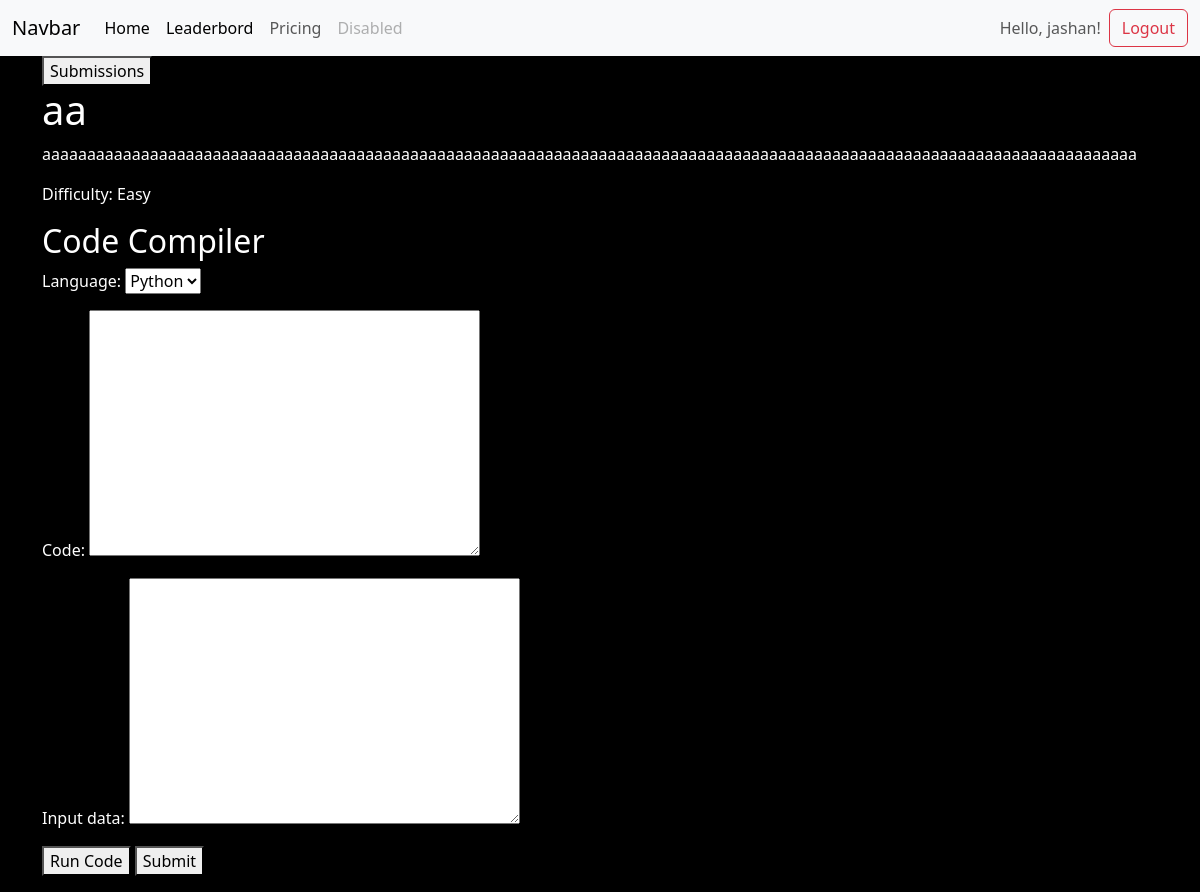
Screenshot of /pages/question/1 (signed in) with the database file from the repository.
### pages/models.py (models this page shows, shortened)
class question_list(models.Model):
   question_id = models.AutoField(primary_key=True)
   question_name = models.CharField(max_length=255)
   question_statement = models.TextField()
   difficulty_choices = [
      ("easy", "Easy"),
      ("mediam", "Mediam"),
      ("hard", "Hard"),
   ]
   difficulty = models.CharField(max_length=6, choices=difficulty_choices, default="easy")

### pages/views.py (the view)
# urls.py: path('question/<int:question_id>', views.q_solve, name = 'question_detail'),
@login_required
def  q_solve(request, question_id):
   question = get_object_or_404(question_list, question_id=question_id)
   form = codesubmissionform(request.POST)
   user = request.user
   if(request.method =='POST'):
         if form.is_valid ():
            language = form.cleaned_data['language']
            code = form.cleaned_data['code']
            if 'action' in request.POST:
               if request.POST['action'] == 'run':
                  input = form.cleaned_data['input_data']
                  output = run_code(language, code, input)
                  return render(request, 'solve_question.html', {'output':output, 'form':form, 'question':question, 'run':True})
               elif request.POST['action'] == 'submit':
                  testcases = testcase.objects.filter(question_id = question_id)
                  tc_passed = True
                  output=""
                  err_input=""
                  exp_output=""
                  for input in testcases:
                     output = run_code(language, code, input.tc_input)
                     if output.strip() != input.tc_output.strip():
                        tc_passed = False
                        err_input = input.tc_input.strip()
                        exp_output=input.tc_output.strip()
                        break
                  wronge_code={
                     'output' : output,
                     'err_input':err_input,
                     'exp_output':exp_output
                  }
                  record = code_record.objects.create(
                     username = user,
                     language = language,
                     code = code
                  )
                  user_check = code_check.objects.filter(username = user, question_id=question).exists()
                  if tc_passed:
                     if not user_check :
                        user_profile = profile.objects.get(user=user)
                        if question.difficulty == 'easy':
                           sum_added = 1
                        elif question.difficulty == 'mediam':
                           sum_added = 2
                        else:
                           sum_added = 3
                        user_profile.points += sum_added
                        user_profile.save()
                        code_check.objects.create(
                           username = user,
                           question_id = question,
                           is_accepted = True
                        )
                        return render(request, 'solve_question.html', {'question': question, 'form':form, 'status':True})
                     else:
                        return render(request, 'solve_question.html', {'question': question, 'form':form, 'status':True})
                  else:
                     if not user_check:
                        user_profile = profile.objects.get(user=user)
                        user_profile.points -= 0.001
                        user_profile.save()
                     return render(request, 'solve_question.html', {'question': question, 'form':form, 'status':False, 'wronge_code':wronge_code})
               return render(request, 'solve_question.html', {'question': question, 'form': form})
         else:
            return render(request, 'solve_question.html', {'question': question, 'form': form, 'errors': form.errors})
   else:
      form = codesubmissionform()
      return render(request, 'solve_question.html', {'question': question, 'form':form})

### compiler/form.py
class codesubmissionform (forms.ModelForm):
   language = forms.ChoiceField(choices=lang_choice)
   class Meta:
      model = CodeSubmission
      fields = ["language", "code", "input_data"]

### pages/templates/solve_question.html (shortened to what this page needs)
{% extends 'base.html' %} {% block title %}Coding Prep {% endblock %}
{% block content %}
<a href={% url 'submissions' %}><button>Submissions</button></a>
<h1>{{ question.question_name }}</h1>
<p>{{ question.question_statement }}</p>
<p>Difficulty: {{ question.get_difficulty_display }}</p>
<h2>Code Compiler</h2>
<form method="POST">
   {% csrf_token %} {{ form.as_p }}
   <button type="submit" name="action" value="run">Run Code</button>
   <button type="submit" name="action" value="submit">Submit</button>
</form>
{% endblock %}

### templates/base.html (shortened to what this page needs)
<!DOCTYPE html>
<html lang="en">
<head>
   <link rel="stylesheet" href="https://cdn.jsdelivr.net/npm/bootstrap@5.3.3/dist/css/bootstrap.min.css" />
</head>
<body>
   <nav class="navbar navbar-expand-lg navbar-light bg-light">
      <div class="container-fluid">
         <a class="navbar-brand" href="#">Navbar</a>
         <div class="collapse navbar-collapse" id="navbarNavAltMarkup">
            <div class="navbar-nav">
               <a class="nav-link active" aria-current="page" href="{% url 'homepage' %}">Home</a>
               <a class="nav-link active" aria-current="page" href="{% url 'leaderbord' %}">Leaderbord</a>
               <a class="nav-link" href="#">Pricing</a>
               <a class="nav-link disabled" href="#" tabindex="-1" aria-disabled="true">Disabled</a>
            </div>
            <div class="navbar-nav ms-auto">
               {% if not request.path == '/account/login/' and not request.path == '/account/register/' %}
               {% if user.is_authenticated %}
               <div class="d-flex align-items-center">
                  <span class="nav-link">Hello, {{ user.username }}!</span>
                  <a class="btn btn-outline-danger" href="{% url 'logout' %}" role="button">Logout</a>
               </div>
               {% else %}
               <a class="btn btn-outline-primary" href="{% url 'user_registration' %}" role="button">Sign
                  In/Register</a>
               {% endif %}
               {%endif%}
            </div>
         </div>
      </div>
   </nav>
   <div class="container">
      {% block content %}{% endblock %}
   </div>
</body>
</html>

### templates/base.html (style rules this page uses)
body { background-color: black; color: white; }

### rows the page displays
question_list: question_name "aa", question_statement "aaaaaaaaaaaaaaaaaaaaaaaaaaaaaaaaaaaaaaaaaaaaaaaaaaaaaaaaaaaaaaaaaaaaaaaaaaaaaaaaaaaaaaaaaaaaaaaaaaaaaaaaaaaaaaaaaaaaaaaaaa", difficulty "Easy"

### other values shown
{{ user.username }} "jashan"
